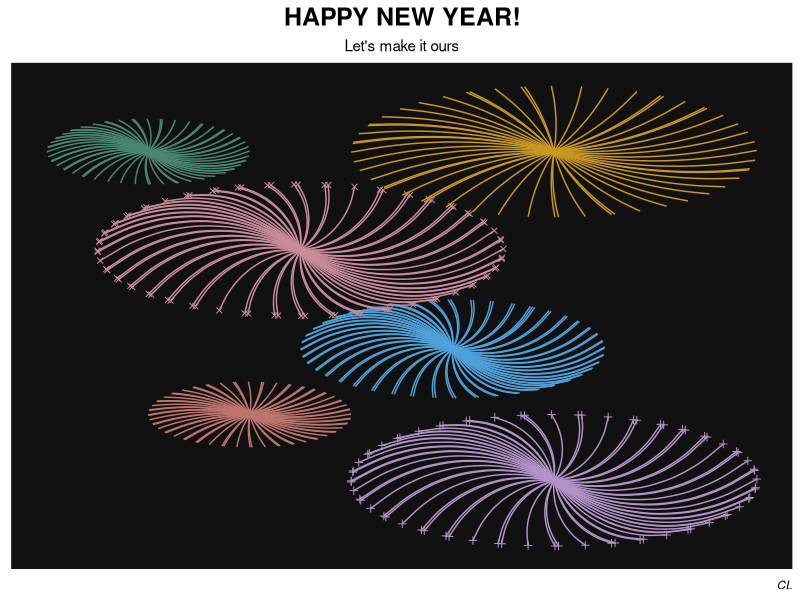

This figure's R source:

library(ggplot2)

### Create fireworks 
# First firework
size1 = 2 
f1 = 1:60   
f1_center = c(-4,20) 
firework1 = data.frame(x1 = rep(f1_center[1], length(f1)) 
                     , x2 = size1*cos(f1)  + f1_center[1]
                     , y1 = rep(f1_center[2], length(f1))
                     , y2 = size1*sin(f1) + f1_center[2]) 

# Second firework
size2 = 3
f2 = 1:90
f2_center = c(2,8)
firework2 = data.frame(x1 = rep(f2_center[1], length(f2)) 
                     , x2 = size2*cos(f2)  + f2_center[1]
                     , y1 = rep(f2_center[2], length(f2))
                     , y2 = size2*sin(f2) + f2_center[2]) 

# Third firework
size3 = 4
f3 = 1:80
f3_center = c(-1,14)
firework3 = data.frame(x1 = rep(f3_center[1], length(f3)) 
                     , x2 = size3*cos(f3)  + f3_center[1]
                     , y1 = rep(f3_center[2], length(f3))
                     , y2 = size3*sin(f3) + f3_center[2]) 

# Fourth firework
size4 = 4
f4 = 1:55
f4_center = c(4,20)
firework4 = data.frame(x1 = rep(f4_center[1], length(f4)) 
                     , x2 = size4*cos(f4)  + f4_center[1]
                     , y1 = rep(f4_center[2], length(f4))
                     , y2 = size4*sin(f4) + f4_center[2]) 

# Fifth firework
size5 = 4.5  
f5 = 1:70  
f5_center = c(-2,4) 

firework5 = data.frame(x1 = rep(f5_center[1], length(f5)) 
                       , x2 = size1*cos(f5)  + f5_center[1]
                       , y1 = rep(f5_center[2], length(f5))
                       , y2 = size1*sin(f5) + f5_center[2]) 

# Sixth firework
size6 = 2
f6 = 1:70
f6_center = c(4,0)
firework6 = data.frame(x1 = rep(f6_center[1], length(f6)) 
                       , x2 = size4*cos(f6)  + f6_center[1]
                       , y1 = rep(f6_center[2], length(f6))
                       , y2 = size4*sin(f6) + f6_center[2])

# Plot fireworks
ggplot() + theme(panel.background = element_rect(fill = '#121111', colour = '#121111'), panel.grid.major = element_blank(), panel.grid.minor = element_blank(),axis.line=element_blank(),axis.text.x=element_blank(),axis.text.y=element_blank(),axis.ticks=element_blank(),axis.title.x=element_blank(),axis.title.y=element_blank(),legend.position="left") + 
  # first firework
  geom_point(aes(x = x1, y = y1), data = firework1, shape = 8, colour = '#4a876f')+ geom_curve(aes(x = x1, y = y1, xend = x2, yend = y2 ), curvature = 0.2, data = firework1, colour = '#4a876f') +
  # second firework
  geom_point(aes(x = x1, y = y1), data = firework2, shape = 6, colour = '#4ea1d9')+ geom_curve(aes(x = x1, y = y1, xend = x2, yend = y2),  curvature = 0.3, data = firework2, colour = '#4ea1d9') + 
  # third firework
  geom_point(aes(x = x2, y = y2), data = firework3, shape = 4, colour = '#c78b9a')+ geom_curve(aes(x = x1, y = y1, xend = x2, yend = y2 ), curvature = 0.3, data = firework3, colour = '#c78b9a') + 
  # fourth firework
  geom_point(aes(x = x1, y = y1), data = firework4, shape = 6, colour = '#c99722')+ geom_curve(aes(x = x1, y = y1, xend = x2, yend = y2 ), curvature = 0.1, data = firework4, colour = '#c99722') +
  # fifth firework
  geom_point(aes(x = x1, y = y1), data = firework5, shape = 2, colour = '#bd746d')+ geom_curve(aes(x = x1, y = y1, xend = x2, yend = y2 ), curvature = 0.1, data = firework5, colour = '#bd746d') + 
  # sixth firework
  geom_point(aes(x = x2, y = y2), data = firework6, shape = 3, colour = '#b193c7')+ geom_curve(aes(x = x1, y = y1, xend = x2, yend = y2 ), curvature = 0.3, data = firework6, colour = '#b193c7') + 
   
  # add notes
  labs(title = "HAPPY NEW YEAR!",
           subtitle = "Let's make it ours",
           caption = "CL")+
  theme(
    plot.title = element_text(hjust = 0.5, size = 18, face = 'bold'),   
    plot.subtitle = element_text(hjust = 0.5),         
    plot.caption = element_text(hjust = 1, face = "italic")
  )
